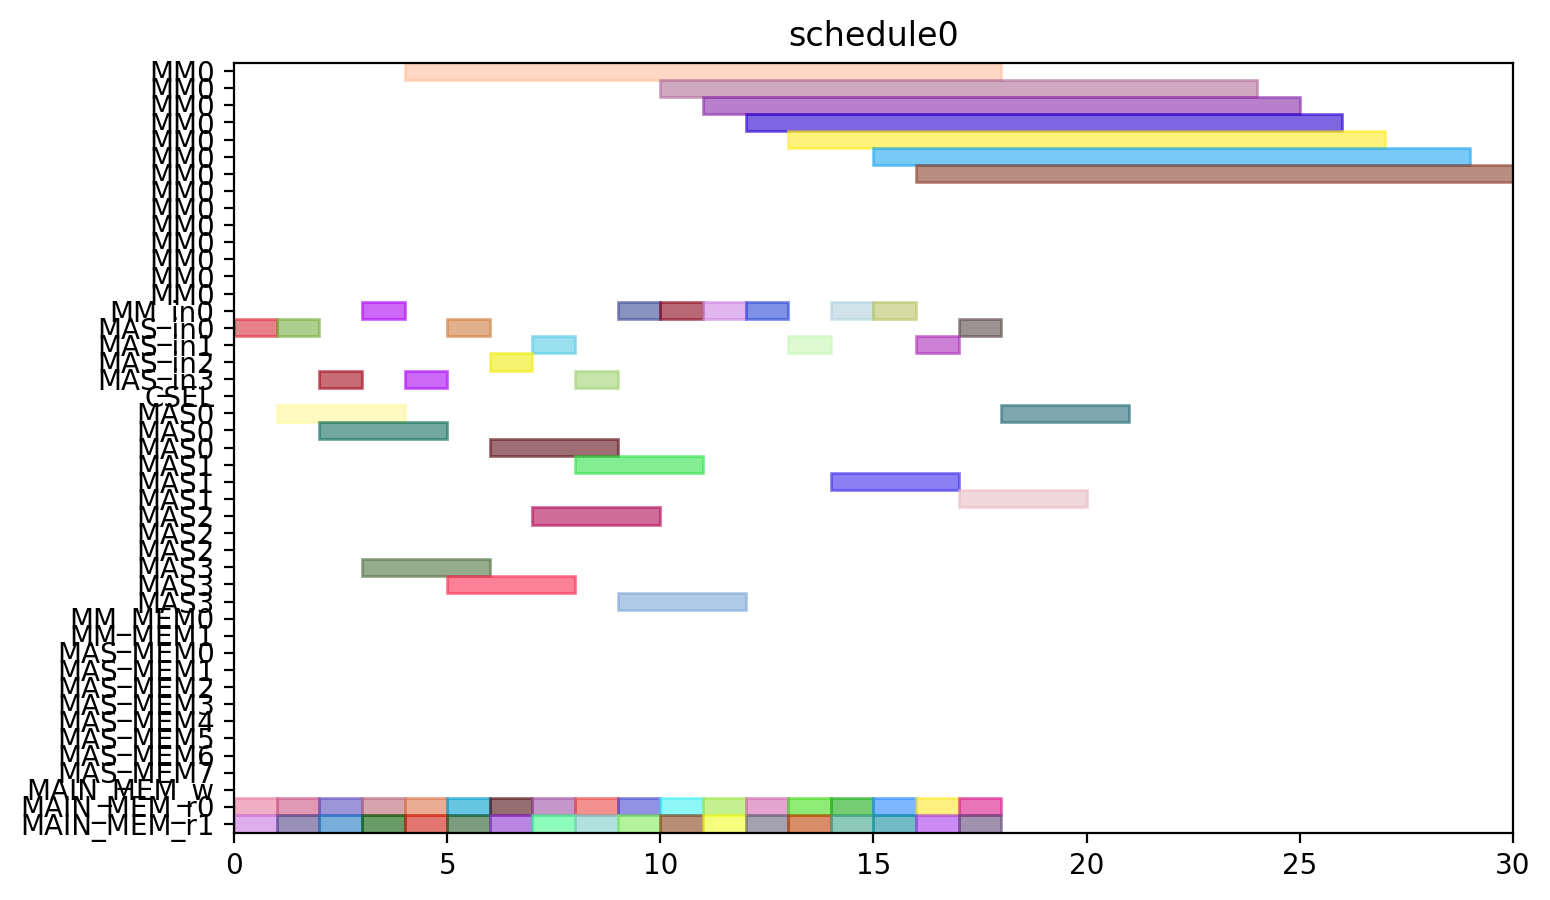

This figure's Python source:
from pyschedule import Scenario, solvers, plotters, alt


def solve():
	horizon = 120
	S = Scenario("schedule0", horizon=horizon)

	# resource
	MM = S.Resources('MM', num=1, size=14)
	MM_in = S.Resources('MM_in', num=1)
	MAS_in = S.Resources('MAS_in', num=4)
	CSEL = S.Resource('CSEL')
	MAS = S.Resources('MAS', num=4, size=3, periods=range(1, horizon))
	MM_MEM = S.Resources('MM_MEM', num=2)
	MAS_MEM = S.Resources('MAS_MEM', num=8)
	MAIN_MEM_w = S.Resource('MAIN_MEM_w', size=1)
	MAIN_MEM_r = S.Resources('MAIN_MEM_r', num=2)

	# result of previous scheduling

	# new tasks
	t0_t0 = S.Task('t0_t0', length=3, delay_cost=1)
	t0_t0 += alt(MAS)
	t0_t0_in = S.Task('t0_t0_in', length=1, delay_cost=1)
	t0_t0_in += alt(MAS_in)
	S += t0_t0_in*MAS_in[0]<=t0_t0*MAS[0]

	S += t0_t0_in*MAS_in[1]<=t0_t0*MAS[1]

	S += t0_t0_in*MAS_in[2]<=t0_t0*MAS[2]

	S += t0_t0_in*MAS_in[3]<=t0_t0*MAS[3]

	t0_t0_mem0 = S.Task('t0_t0_mem0', length=1, delay_cost=1)
	t0_t0_mem0 += MAIN_MEM_r[0]
	S += t0_t0_mem0 <= t0_t0

	t0_t0_mem1 = S.Task('t0_t0_mem1', length=1, delay_cost=1)
	t0_t0_mem1 += MAIN_MEM_r[1]
	S += t0_t0_mem1 <= t0_t0

	t0_t1 = S.Task('t0_t1', length=3, delay_cost=1)
	t0_t1 += alt(MAS)
	t0_t1_in = S.Task('t0_t1_in', length=1, delay_cost=1)
	t0_t1_in += alt(MAS_in)
	S += t0_t1_in*MAS_in[0]<=t0_t1*MAS[0]

	S += t0_t1_in*MAS_in[1]<=t0_t1*MAS[1]

	S += t0_t1_in*MAS_in[2]<=t0_t1*MAS[2]

	S += t0_t1_in*MAS_in[3]<=t0_t1*MAS[3]

	t0_t1_mem0 = S.Task('t0_t1_mem0', length=1, delay_cost=1)
	t0_t1_mem0 += MAIN_MEM_r[0]
	S += t0_t1_mem0 <= t0_t1

	t0_t1_mem1 = S.Task('t0_t1_mem1', length=1, delay_cost=1)
	t0_t1_mem1 += MAIN_MEM_r[1]
	S += t0_t1_mem1 <= t0_t1

	t0_t3 = S.Task('t0_t3', length=14, delay_cost=1)
	t0_t3 += alt(MM)
	t0_t3_in = S.Task('t0_t3_in', length=1, delay_cost=1)
	t0_t3_in += alt(MM_in)
	S += t0_t3_in*MM_in[0]<=t0_t3*MM[0]
	t0_t3_mem0 = S.Task('t0_t3_mem0', length=1, delay_cost=1)
	t0_t3_mem0 += MAIN_MEM_r[0]
	S += t0_t3_mem0 <= t0_t3

	t0_t3_mem1 = S.Task('t0_t3_mem1', length=1, delay_cost=1)
	t0_t3_mem1 += MAIN_MEM_r[1]
	S += t0_t3_mem1 <= t0_t3

	t1_t0 = S.Task('t1_t0', length=3, delay_cost=1)
	t1_t0 += alt(MAS)
	t1_t0_in = S.Task('t1_t0_in', length=1, delay_cost=1)
	t1_t0_in += alt(MAS_in)
	S += t1_t0_in*MAS_in[0]<=t1_t0*MAS[0]

	S += t1_t0_in*MAS_in[1]<=t1_t0*MAS[1]

	S += t1_t0_in*MAS_in[2]<=t1_t0*MAS[2]

	S += t1_t0_in*MAS_in[3]<=t1_t0*MAS[3]

	t1_t0_mem0 = S.Task('t1_t0_mem0', length=1, delay_cost=1)
	t1_t0_mem0 += MAIN_MEM_r[0]
	S += t1_t0_mem0 <= t1_t0

	t1_t0_mem1 = S.Task('t1_t0_mem1', length=1, delay_cost=1)
	t1_t0_mem1 += MAIN_MEM_r[1]
	S += t1_t0_mem1 <= t1_t0

	t1_t1 = S.Task('t1_t1', length=3, delay_cost=1)
	t1_t1 += alt(MAS)
	t1_t1_in = S.Task('t1_t1_in', length=1, delay_cost=1)
	t1_t1_in += alt(MAS_in)
	S += t1_t1_in*MAS_in[0]<=t1_t1*MAS[0]

	S += t1_t1_in*MAS_in[1]<=t1_t1*MAS[1]

	S += t1_t1_in*MAS_in[2]<=t1_t1*MAS[2]

	S += t1_t1_in*MAS_in[3]<=t1_t1*MAS[3]

	t1_t1_mem0 = S.Task('t1_t1_mem0', length=1, delay_cost=1)
	t1_t1_mem0 += MAIN_MEM_r[0]
	S += t1_t1_mem0 <= t1_t1

	t1_t1_mem1 = S.Task('t1_t1_mem1', length=1, delay_cost=1)
	t1_t1_mem1 += MAIN_MEM_r[1]
	S += t1_t1_mem1 <= t1_t1

	t1_t3 = S.Task('t1_t3', length=14, delay_cost=1)
	t1_t3 += alt(MM)
	t1_t3_in = S.Task('t1_t3_in', length=1, delay_cost=1)
	t1_t3_in += alt(MM_in)
	S += t1_t3_in*MM_in[0]<=t1_t3*MM[0]
	t1_t3_mem0 = S.Task('t1_t3_mem0', length=1, delay_cost=1)
	t1_t3_mem0 += MAIN_MEM_r[0]
	S += t1_t3_mem0 <= t1_t3

	t1_t3_mem1 = S.Task('t1_t3_mem1', length=1, delay_cost=1)
	t1_t3_mem1 += MAIN_MEM_r[1]
	S += t1_t3_mem1 <= t1_t3

	t2_t2 = S.Task('t2_t2', length=3, delay_cost=1)
	t2_t2 += alt(MAS)
	t2_t2_in = S.Task('t2_t2_in', length=1, delay_cost=1)
	t2_t2_in += alt(MAS_in)
	S += t2_t2_in*MAS_in[0]<=t2_t2*MAS[0]

	S += t2_t2_in*MAS_in[1]<=t2_t2*MAS[1]

	S += t2_t2_in*MAS_in[2]<=t2_t2*MAS[2]

	S += t2_t2_in*MAS_in[3]<=t2_t2*MAS[3]

	t2_t2_mem0 = S.Task('t2_t2_mem0', length=1, delay_cost=1)
	t2_t2_mem0 += MAIN_MEM_r[0]
	S += t2_t2_mem0 <= t2_t2

	t2_t2_mem1 = S.Task('t2_t2_mem1', length=1, delay_cost=1)
	t2_t2_mem1 += MAIN_MEM_r[1]
	S += t2_t2_mem1 <= t2_t2

	t5_t0 = S.Task('t5_t0', length=14, delay_cost=1)
	t5_t0 += alt(MM)
	t5_t0_in = S.Task('t5_t0_in', length=1, delay_cost=1)
	t5_t0_in += alt(MM_in)
	S += t5_t0_in*MM_in[0]<=t5_t0*MM[0]
	t5_t0_mem0 = S.Task('t5_t0_mem0', length=1, delay_cost=1)
	t5_t0_mem0 += MAIN_MEM_r[0]
	S += t5_t0_mem0 <= t5_t0

	t5_t0_mem1 = S.Task('t5_t0_mem1', length=1, delay_cost=1)
	t5_t0_mem1 += MAIN_MEM_r[1]
	S += t5_t0_mem1 <= t5_t0

	t5_t1 = S.Task('t5_t1', length=14, delay_cost=1)
	t5_t1 += alt(MM)
	t5_t1_in = S.Task('t5_t1_in', length=1, delay_cost=1)
	t5_t1_in += alt(MM_in)
	S += t5_t1_in*MM_in[0]<=t5_t1*MM[0]
	t5_t1_mem0 = S.Task('t5_t1_mem0', length=1, delay_cost=1)
	t5_t1_mem0 += MAIN_MEM_r[0]
	S += t5_t1_mem0 <= t5_t1

	t5_t1_mem1 = S.Task('t5_t1_mem1', length=1, delay_cost=1)
	t5_t1_mem1 += MAIN_MEM_r[1]
	S += t5_t1_mem1 <= t5_t1

	t5_t2 = S.Task('t5_t2', length=3, delay_cost=1)
	t5_t2 += alt(MAS)
	t5_t2_in = S.Task('t5_t2_in', length=1, delay_cost=1)
	t5_t2_in += alt(MAS_in)
	S += t5_t2_in*MAS_in[0]<=t5_t2*MAS[0]

	S += t5_t2_in*MAS_in[1]<=t5_t2*MAS[1]

	S += t5_t2_in*MAS_in[2]<=t5_t2*MAS[2]

	S += t5_t2_in*MAS_in[3]<=t5_t2*MAS[3]

	t5_t2_mem0 = S.Task('t5_t2_mem0', length=1, delay_cost=1)
	t5_t2_mem0 += MAIN_MEM_r[0]
	S += t5_t2_mem0 <= t5_t2

	t5_t2_mem1 = S.Task('t5_t2_mem1', length=1, delay_cost=1)
	t5_t2_mem1 += MAIN_MEM_r[1]
	S += t5_t2_mem1 <= t5_t2

	t5_t3 = S.Task('t5_t3', length=3, delay_cost=1)
	t5_t3 += alt(MAS)
	t5_t3_in = S.Task('t5_t3_in', length=1, delay_cost=1)
	t5_t3_in += alt(MAS_in)
	S += t5_t3_in*MAS_in[0]<=t5_t3*MAS[0]

	S += t5_t3_in*MAS_in[1]<=t5_t3*MAS[1]

	S += t5_t3_in*MAS_in[2]<=t5_t3*MAS[2]

	S += t5_t3_in*MAS_in[3]<=t5_t3*MAS[3]

	t5_t3_mem0 = S.Task('t5_t3_mem0', length=1, delay_cost=1)
	t5_t3_mem0 += MAIN_MEM_r[0]
	S += t5_t3_mem0 <= t5_t3

	t5_t3_mem1 = S.Task('t5_t3_mem1', length=1, delay_cost=1)
	t5_t3_mem1 += MAIN_MEM_r[1]
	S += t5_t3_mem1 <= t5_t3

	t7_t0 = S.Task('t7_t0', length=3, delay_cost=1)
	t7_t0 += alt(MAS)
	t7_t0_in = S.Task('t7_t0_in', length=1, delay_cost=1)
	t7_t0_in += alt(MAS_in)
	S += t7_t0_in*MAS_in[0]<=t7_t0*MAS[0]

	S += t7_t0_in*MAS_in[1]<=t7_t0*MAS[1]

	S += t7_t0_in*MAS_in[2]<=t7_t0*MAS[2]

	S += t7_t0_in*MAS_in[3]<=t7_t0*MAS[3]

	t7_t0_mem0 = S.Task('t7_t0_mem0', length=1, delay_cost=1)
	t7_t0_mem0 += MAIN_MEM_r[0]
	S += t7_t0_mem0 <= t7_t0

	t7_t0_mem1 = S.Task('t7_t0_mem1', length=1, delay_cost=1)
	t7_t0_mem1 += MAIN_MEM_r[1]
	S += t7_t0_mem1 <= t7_t0

	t7_t1 = S.Task('t7_t1', length=3, delay_cost=1)
	t7_t1 += alt(MAS)
	t7_t1_in = S.Task('t7_t1_in', length=1, delay_cost=1)
	t7_t1_in += alt(MAS_in)
	S += t7_t1_in*MAS_in[0]<=t7_t1*MAS[0]

	S += t7_t1_in*MAS_in[1]<=t7_t1*MAS[1]

	S += t7_t1_in*MAS_in[2]<=t7_t1*MAS[2]

	S += t7_t1_in*MAS_in[3]<=t7_t1*MAS[3]

	t7_t1_mem0 = S.Task('t7_t1_mem0', length=1, delay_cost=1)
	t7_t1_mem0 += MAIN_MEM_r[0]
	S += t7_t1_mem0 <= t7_t1

	t7_t1_mem1 = S.Task('t7_t1_mem1', length=1, delay_cost=1)
	t7_t1_mem1 += MAIN_MEM_r[1]
	S += t7_t1_mem1 <= t7_t1

	t7_t3 = S.Task('t7_t3', length=14, delay_cost=1)
	t7_t3 += alt(MM)
	t7_t3_in = S.Task('t7_t3_in', length=1, delay_cost=1)
	t7_t3_in += alt(MM_in)
	S += t7_t3_in*MM_in[0]<=t7_t3*MM[0]
	t7_t3_mem0 = S.Task('t7_t3_mem0', length=1, delay_cost=1)
	t7_t3_mem0 += MAIN_MEM_r[0]
	S += t7_t3_mem0 <= t7_t3

	t7_t3_mem1 = S.Task('t7_t3_mem1', length=1, delay_cost=1)
	t7_t3_mem1 += MAIN_MEM_r[1]
	S += t7_t3_mem1 <= t7_t3

	t10_t0 = S.Task('t10_t0', length=14, delay_cost=1)
	t10_t0 += alt(MM)
	t10_t0_in = S.Task('t10_t0_in', length=1, delay_cost=1)
	t10_t0_in += alt(MM_in)
	S += t10_t0_in*MM_in[0]<=t10_t0*MM[0]
	t10_t0_mem0 = S.Task('t10_t0_mem0', length=1, delay_cost=1)
	t10_t0_mem0 += MAIN_MEM_r[0]
	S += t10_t0_mem0 <= t10_t0

	t10_t0_mem1 = S.Task('t10_t0_mem1', length=1, delay_cost=1)
	t10_t0_mem1 += MAIN_MEM_r[1]
	S += t10_t0_mem1 <= t10_t0

	t10_t1 = S.Task('t10_t1', length=14, delay_cost=1)
	t10_t1 += alt(MM)
	t10_t1_in = S.Task('t10_t1_in', length=1, delay_cost=1)
	t10_t1_in += alt(MM_in)
	S += t10_t1_in*MM_in[0]<=t10_t1*MM[0]
	t10_t1_mem0 = S.Task('t10_t1_mem0', length=1, delay_cost=1)
	t10_t1_mem0 += MAIN_MEM_r[0]
	S += t10_t1_mem0 <= t10_t1

	t10_t1_mem1 = S.Task('t10_t1_mem1', length=1, delay_cost=1)
	t10_t1_mem1 += MAIN_MEM_r[1]
	S += t10_t1_mem1 <= t10_t1

	t10_t2 = S.Task('t10_t2', length=3, delay_cost=1)
	t10_t2 += alt(MAS)
	t10_t2_in = S.Task('t10_t2_in', length=1, delay_cost=1)
	t10_t2_in += alt(MAS_in)
	S += t10_t2_in*MAS_in[0]<=t10_t2*MAS[0]

	S += t10_t2_in*MAS_in[1]<=t10_t2*MAS[1]

	S += t10_t2_in*MAS_in[2]<=t10_t2*MAS[2]

	S += t10_t2_in*MAS_in[3]<=t10_t2*MAS[3]

	t10_t2_mem0 = S.Task('t10_t2_mem0', length=1, delay_cost=1)
	t10_t2_mem0 += MAIN_MEM_r[0]
	S += t10_t2_mem0 <= t10_t2

	t10_t2_mem1 = S.Task('t10_t2_mem1', length=1, delay_cost=1)
	t10_t2_mem1 += MAIN_MEM_r[1]
	S += t10_t2_mem1 <= t10_t2

	t10_t3 = S.Task('t10_t3', length=3, delay_cost=1)
	t10_t3 += alt(MAS)
	t10_t3_in = S.Task('t10_t3_in', length=1, delay_cost=1)
	t10_t3_in += alt(MAS_in)
	S += t10_t3_in*MAS_in[0]<=t10_t3*MAS[0]

	S += t10_t3_in*MAS_in[1]<=t10_t3*MAS[1]

	S += t10_t3_in*MAS_in[2]<=t10_t3*MAS[2]

	S += t10_t3_in*MAS_in[3]<=t10_t3*MAS[3]

	t10_t3_mem0 = S.Task('t10_t3_mem0', length=1, delay_cost=1)
	t10_t3_mem0 += MAIN_MEM_r[0]
	S += t10_t3_mem0 <= t10_t3

	t10_t3_mem1 = S.Task('t10_t3_mem1', length=1, delay_cost=1)
	t10_t3_mem1 += MAIN_MEM_r[1]
	S += t10_t3_mem1 <= t10_t3

	solvers.mip.solve(S,msg=1,kind='CPLEX',ratio_gap=1.01)

	solution = [['hoge']*len(S.solution()[1]) for i in range(len(S.solution()))]
	for i in range(len(S.solution())):
		for j in range(len(S.solution()[i])):
			solution[i][j]=str(S.solution()[i][j])
	print(solution)

	cycles = int(solution[-1][3])

	pic_file_name = "/home/mfukuda/ABE/multiRAM_multiMAS_16mux/scheduling_result/stage14MM1_stage3MAS4/EP2_DBL_w_EVAL/schedule0.png"
	if(S.solution() != []):
		plotters.matplotlib.plot(S,img_filename=pic_file_name, show_task_labels=False, fig_size=(cycles*0.25+3, 5))

	return solution
